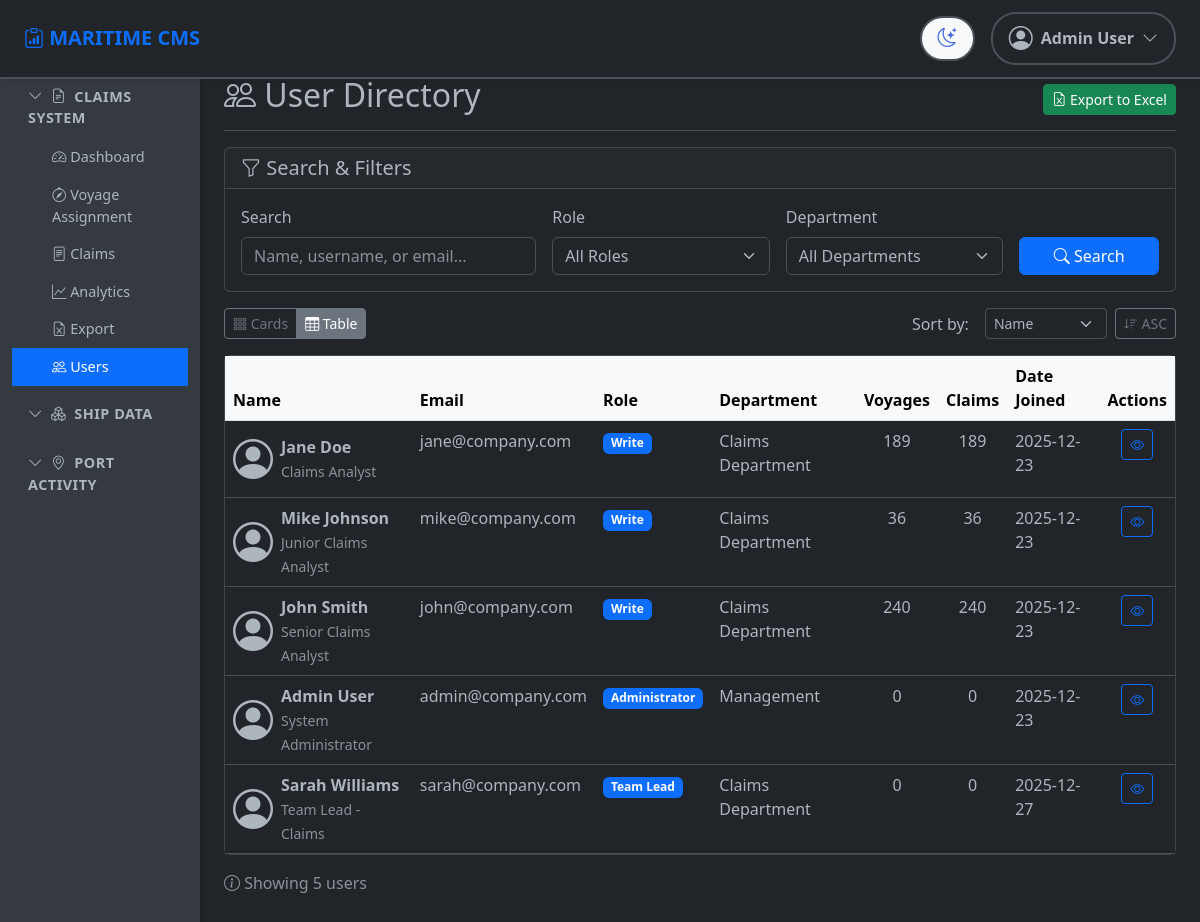
/users/?view=table&search=&role=&department=&sort=name&order=asc (signed in), run on the app's committed database.
### claims/models.py (models this page shows, shortened)
class User(AbstractUser):
    ROLE_CHOICES = [
        ('READ', 'Read Only'),
        ('READ_EXPORT', 'Read + Export'),
        ('WRITE', 'Write'),
        ('TEAM_LEAD', 'Team Lead'),
        ('ADMIN', 'Administrator'),
    ]
    role = models.CharField(max_length=20, choices=ROLE_CHOICES, default='READ')
    department = models.CharField(max_length=100, blank=True)
    phone = models.CharField(max_length=20, blank=True)
    position = models.CharField(max_length=100, blank=True, help_text="Job title/position")
    profile_photo = models.ImageField(upload_to='profile_photos/', blank=True, null=True)
    dark_mode = models.BooleanField(default=False, help_text="Enable dark mode preference")
    created_by = models.ForeignKey('self', on_delete=models.SET_NULL, null=True, blank=True, related_name='users_created')
    bio = models.TextField(blank=True, help_text="Short biography")
    def can_export(self):
        return self.role in ['READ_EXPORT', 'WRITE', 'TEAM_LEAD', 'ADMIN']
    class Meta:
        db_table = 'claims_user'
        permissions = [
            ('view_user_directory', 'Can view user directory'),
            ('export_users', 'Can export users to Excel'),
        ]

### claims/views.py (the view, shortened to what this page needs)
# urls.py: path('users/', views.user_directory, name='user_directory'),
@login_required
def user_directory(request):
    if not (request.user.has_perm('claims.view_user_directory') or request.user.is_staff):
        messages.error(request, 'You do not have permission to view the user directory')
        return redirect('dashboard')
    search_query = request.GET.get('search', '')
    role_filter = request.GET.get('role', '')
    department_filter = request.GET.get('department', '')
    view_mode = request.GET.get('view', 'cards')  # cards or table
    sort_by = request.GET.get('sort', 'name')  # name, created, voyages, claims
    sort_order = request.GET.get('order', 'asc')  # asc or desc
    users = User.objects.filter(is_active=True)
    if role_filter:
        users = users.filter(role=role_filter)
    if department_filter:
        users = users.filter(department__icontains=department_filter)
    users = users.annotate(
        voyages_count=Count('assigned_voyages'),
        claims_count=Count('assigned_claims')
    )
    order_prefix = '-' if sort_order == 'desc' else ''
    if sort_by == 'name':
        users = users.order_by(f'{order_prefix}last_name', f'{order_prefix}first_name')
    elif sort_by == 'created':
        users = users.order_by(f'{order_prefix}date_joined')
    elif sort_by == 'voyages':
        users = users.order_by(f'{order_prefix}voyages_count')
    elif sort_by == 'claims':
        users = users.order_by(f'{order_prefix}claims_count')
    else:
        users = users.order_by('last_name', 'first_name')
    departments = User.objects.filter(
        is_active=True, department__isnull=False
    ).exclude(department='').values_list('department', flat=True).distinct()
    context = {
        'users': users,
        'role_choices': User.ROLE_CHOICES,
        'departments': departments,
        'search_query': search_query,
        'role_filter': role_filter,
        'department_filter': department_filter,
        'view_mode': view_mode,
        'sort_by': sort_by,
        'sort_order': sort_order,
    }
    return render(request, 'claims/user_directory.html', context)

### claims/templates/claims/user_directory.html (shortened to what this page needs)
{% extends 'claims/base.html' %}
{% block content %}
<div class="d-flex justify-content-between flex-wrap flex-md-nowrap align-items-center pb-2 mb-3 border-bottom">
    <h1 class="h2"><i class="bi bi-people"></i> User Directory</h1>
    <div class="btn-toolbar mb-2 mb-md-0">
        {% if perms.claims.export_users or user.is_staff %}
        <a href="{% url 'export_users' %}" class="btn btn-sm btn-success">
            <i class="bi bi-file-earmark-excel"></i> Export to Excel
        </a>
        {% endif %}
    </div>
</div>
<div class="card mb-3">
    <div class="card-header">
        <h5 class="mb-0"><i class="bi bi-funnel"></i> Search & Filters</h5>
    </div>
    <div class="card-body">
        <form method="get" class="row g-3" id="filterForm">
            <div class="col-md-4">
                <label class="form-label">Search</label>
                <input type="text" name="search" class="form-control" placeholder="Name, username, or email..." value="{{ search_query }}">
            </div>
            <div class="col-md-3">
                <label class="form-label">Role</label>
                <select name="role" class="form-select">
                    <option value="">All Roles</option>
                </select>
            </div>
            <div class="col-md-3">
                <label class="form-label">Department</label>
                <select name="department" class="form-select">
                    <option value="">All Departments</option>
                </select>
            </div>
            <div class="col-md-2">
                <label class="form-label">&nbsp;</label>
                <button type="submit" class="btn btn-primary w-100">
                    <i class="bi bi-search"></i> Search
                </button>
            </div>
        </form>
    </div>
</div>
<div class="d-flex justify-content-between align-items-center mb-3">
    <div class="btn-group" role="group">
        <a href="?view=cards&search={{ search_query }}&role={{ role_filter }}&department={{ department_filter }}&sort={{ sort_by }}&order={{ sort_order }}"
           class="btn btn-sm btn-outline-secondary {% if view_mode == 'cards' %}active{% endif %}">
            <i class="bi bi-grid-3x3-gap"></i> Cards
        </a>
        <a href="?view=table&search={{ search_query }}&role={{ role_filter }}&department={{ department_filter }}&sort={{ sort_by }}&order={{ sort_order }}"
           class="btn btn-sm btn-outline-secondary {% if view_mode == 'table' %}active{% endif %}">
            <i class="bi bi-table"></i> Table
        </a>
    </div>
    <div class="d-flex align-items-center gap-2">
        <label class="mb-0 me-2">Sort by:</label>
        <select class="form-select form-select-sm" id="sortSelect" style="width: auto;">
            <option value="name" {% if sort_by == 'name' %}selected{% endif %}>Name</option>
        </select>
        <a href="#" id="sortOrderToggle" class="btn btn-sm btn-outline-secondary" title="Toggle sort order">
            {% if sort_order == 'asc' %}
            <i class="bi bi-sort-down"></i>
            {% else %}
            <i class="bi bi-sort-up"></i>
            {% endif %}
            {{ sort_order|upper }}
        </a>
    </div>
</div>
{% if view_mode == 'table' %}
<div class="card">
    <div class="table-responsive">
        <table class="table table-hover mb-0">
            <thead class="table-light">
                <tr>
                    <th>Name</th>
                    <th>Email</th>
                    <th>Role</th>
                    <th>Department</th>
                    <th class="text-center">Voyages</th>
                    <th class="text-center">Claims</th>
                    <th>Date Joined</th>
                    <th class="text-center">Actions</th>
                </tr>
            </thead>
            <tbody>
                {% for user_obj in users %}
                <tr>
                    <td>
                        <div class="d-flex align-items-center">
                            {% if user_obj.profile_photo %}
                            <img src="{{ user_obj.profile_photo.url }}" class="rounded-circle me-2" style="width: 40px; height: 40px; object-fit: cover;" alt="{{ user_obj.get_full_name }}">
                            {% else %}
                            <i class="bi bi-person-circle me-2" style="font-size: 40px;"></i>
                            {% endif %}
                            <div>
                                <a href="{% url 'user_profile' user_obj.id %}" class="user-link fw-semibold">
                                    {{ user_obj.get_full_name|default:user_obj.username }}
                                </a>
                                {% if user_obj.position %}
                                <br><small class="text-muted">{{ user_obj.position }}</small>
                                {% endif %}
                            </div>
                        </div>
                    </td>
                    <td>{{ user_obj.email|default:"-" }}</td>
                    <td><span class="badge bg-primary">{{ user_obj.get_role_display }}</span></td>
                    <td>{{ user_obj.department|default:"-" }}</td>
                    <td class="text-center">{{ user_obj.voyages_count }}</td>
                    <td class="text-center">{{ user_obj.claims_count }}</td>
                    <td>{{ user_obj.date_joined|date:"Y-m-d" }}</td>
                    <td class="text-center">
                        <a href="{% url 'user_profile' user_obj.id %}" class="btn btn-sm btn-outline-primary">
                            <i class="bi bi-eye"></i>
                        </a>
                    </td>
                </tr>
                {% empty %}
                <tr>
                    <td colspan="8" class="text-center py-4">
                        <i class="bi bi-info-circle"></i> No users found matching your criteria.
                    </td>
                </tr>
                {% endfor %}
            </tbody>
        </table>
    </div>
</div>
{% endif %}
<div class="mt-3">
    <p class="text-muted">
        <i class="bi bi-info-circle"></i> Showing {{ users.count }} user{{ users.count|pluralize }}
    </p>
</div>
{% endblock %}

### claims/templates/claims/base.html (shortened to what this page needs)
<!DOCTYPE html>
<html lang="en" data-bs-theme="{% if user.is_authenticated and user.dark_mode %}dark{% else %}light{% endif %}">
<head>
    <link href="https://cdn.jsdelivr.net/npm/bootstrap@5.3.0/dist/css/bootstrap.min.css" rel="stylesheet">
    <link rel="stylesheet" href="https://cdn.jsdelivr.net/npm/bootstrap-icons@1.11.0/font/bootstrap-icons.css">
</head>
<body>
    {% if user.is_authenticated %}
    <nav class="top-navbar d-flex align-items-center justify-content-between">
        <div class="navbar-brand-text">
            <i class="bi bi-clipboard-data"></i> MARITIME CMS
        </div>
        <div class="user-controls">
            <button id="darkModeToggle" class="theme-toggle">
                <i class="bi bi-moon-stars icon moon-icon" style="{% if not user.dark_mode %}display:none;{% endif %}"></i>
            </button>
            <div class="user-dropdown" id="userDropdown">
                <div class="user-dropdown-toggle">
                    {% if user.profile_photo %}
                    <img src="{{ user.profile_photo.url }}" class="profile-photo-small" alt="{{ user.get_full_name }}">
                    {% else %}
                    <i class="bi bi-person-circle" style="font-size: 1.5rem;"></i>
                    {% endif %}
                    <span class="fw-semibold">{{ user.get_full_name|default:user.username }}</span>
                    <i class="bi bi-chevron-down"></i>
                </div>
            </div>
        </div>
    </nav>
    <div class="container-fluid">
        <div class="row">
            <nav class="col-md-2 d-md-block sidebar collapse">
                <div class="position-sticky pt-3">
                    <div class="nav-menu">
                        <div class="menu-group mb-2">
                            <div class="menu-group-header" data-bs-toggle="collapse" data-bs-target="#claimsMenu" aria-expanded="true">
                                <i class="bi bi-chevron-down me-1"></i>
                                <i class="bi bi-file-earmark-text me-1"></i>
                                Claims System
                            </div>
                            <div class="collapse show" id="claimsMenu">
                                <ul class="nav flex-column menu-group-items">
                                    <li class="nav-item">
                                        <a class="nav-link {% if request.resolver_match.url_name == 'dashboard' %}active{% endif %}" href="{% url 'dashboard' %}">
                                            <i class="bi bi-speedometer2"></i> Dashboard
                                        </a>
                                    </li>
                                    <li class="nav-item">
                                        <a class="nav-link {% if 'voyage' in request.resolver_match.url_name %}active{% endif %}" href="{% url 'voyage_list' %}">
                                            <i class="bi bi-compass"></i> Voyage Assignment
                                        </a>
                                    </li>
                                    <li class="nav-item">
                                        <a class="nav-link {% if 'claim' in request.resolver_match.url_name %}active{% endif %}" href="{% url 'claim_list' %}">
                                            <i class="bi bi-file-text"></i> Claims
                                        </a>
                                    </li>
                                    <li class="nav-item">
                                        <a class="nav-link {% if 'analytics' in request.resolver_match.url_name %}active{% endif %}" href="{% url 'analytics' %}">
                                            <i class="bi bi-graph-up"></i> Analytics
                                        </a>
                                    </li>
                                    {% if user.can_export %}
                                    <li class="nav-item">
                                        <a class="nav-link" href="{% url 'export_claims' %}">
                                            <i class="bi bi-file-earmark-excel"></i> Export
                                        </a>
                                    </li>
                                    {% endif %}
                                    {% if perms.claims.view_user_directory or user.is_staff %}
                                    <li class="nav-item">
                                        <a class="nav-link {% if 'user' in request.resolver_match.url_name %}active{% endif %}" href="{% url 'user_directory' %}">
                                            <i class="bi bi-people"></i> Users
                                        </a>
                                    </li>
                                    {% endif %}
                                </ul>
                            </div>
                        </div>
                        <div class="menu-group mb-2">
                            <div class="menu-group-header collapsed" data-bs-toggle="collapse" data-bs-target="#shipDataMenu" aria-expanded="false">
                                <i class="bi bi-chevron-down me-1"></i>
                                <i class="bi bi-boxes me-1"></i>
                                Ship Data
                            </div>
                        </div>
                        <div class="menu-group mb-2">
                            <div class="menu-group-header collapsed" data-bs-toggle="collapse" data-bs-target="#portActivityMenu" aria-expanded="false">
                                <i class="bi bi-chevron-down me-1"></i>
                                <i class="bi bi-geo-alt me-1"></i>
                                Port Activity
                            </div>
                        </div>
                    </div>
                </div>
            </nav>
            <main class="col-md-10 ms-sm-auto px-md-4">
                <div class="pt-3 pb-2 mb-3">
                    {% block content %}{% endblock %}
                </div>
            </main>
        </div>
    </div>
    {% endif %}
</body>
</html>

### data on the page
User: get_full_name "Admin User", position "System Administrator", email "admin@company.com", role "Administrator", department "Management", voyages_count "0", claims_count "0", date_joined "2025-12-23"
User: get_full_name "Jane Doe", position "Claims Analyst", email "jane@company.com", role "Write", department "Claims Department", voyages_count "189", claims_count "189", date_joined "2025-12-23"
User: get_full_name "Mike Johnson", position "Junior Claims Analyst", email "mike@company.com", role "Write", department "Claims Department", voyages_count "36", claims_count "36", date_joined "2025-12-23"
User: get_full_name "John Smith", position "Senior Claims Analyst", email "john@company.com", role "Write", department "Claims Department", voyages_count "240", claims_count "240", date_joined "2025-12-23"
User: get_full_name "Sarah Williams", position "Team Lead - Claims", email "sarah@company.com", role "Team Lead", department "Claims Department", voyages_count "0", claims_count "0", date_joined "2025-12-27"

### other printed values
{{ sort_order|upper }} "ASC"
{{ users.count }} "5"
